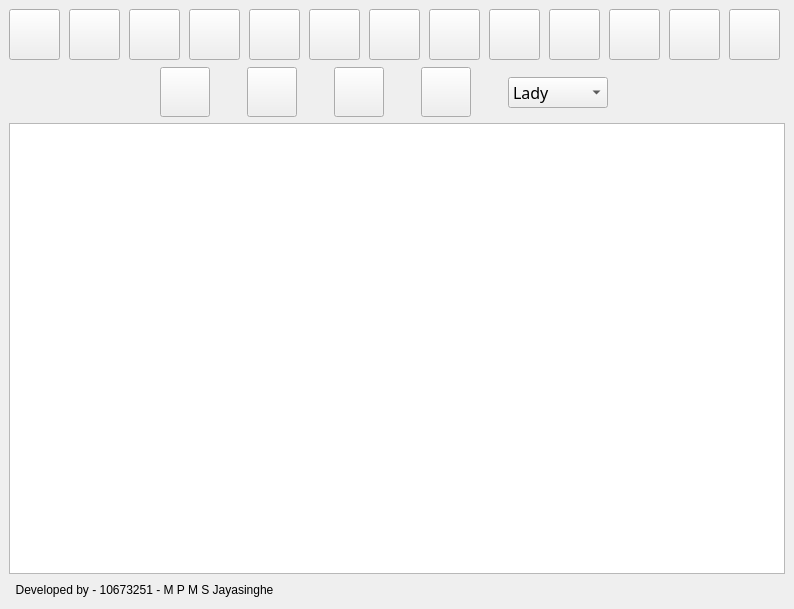
<?xml version="1.0" encoding="UTF-8"?>
<ui version="4.0">
 <class>MainWindow</class>
 <widget class="QMainWindow" name="MainWindow">
  <property name="geometry">
   <rect>
    <x>0</x>
    <y>0</y>
    <width>794</width>
    <height>609</height>
   </rect>
  </property>
  <property name="sizePolicy">
   <sizepolicy hsizetype="Preferred" vsizetype="Preferred">
    <horstretch>0</horstretch>
    <verstretch>0</verstretch>
   </sizepolicy>
  </property>
  <property name="minimumSize">
   <size>
    <width>794</width>
    <height>609</height>
   </size>
  </property>
  <property name="maximumSize">
   <size>
    <width>16777215</width>
    <height>16777215</height>
   </size>
  </property>
  <property name="windowTitle">
   <string>MS Notepad</string>
  </property>
  <property name="windowIcon">
   <iconset resource="images.qrc">
    <normaloff>:/icons/images/ms-notepad.png</normaloff>:/icons/images/ms-notepad.png</iconset>
  </property>
  <property name="styleSheet">
   <string notr="true"/>
  </property>
  <property name="iconSize">
   <size>
    <width>50</width>
    <height>50</height>
   </size>
  </property>
  <property name="unifiedTitleAndToolBarOnMac">
   <bool>false</bool>
  </property>
  <widget class="QWidget" name="centralwidget">
   <layout class="QVBoxLayout" name="verticalLayout">
    <item>
     <widget class="QWidget" name="widget" native="true">
      <property name="minimumSize">
       <size>
        <width>772</width>
        <height>51</height>
       </size>
      </property>
      <property name="maximumSize">
       <size>
        <width>772</width>
        <height>51</height>
       </size>
      </property>
      <widget class="QPushButton" name="btnNew">
       <property name="geometry">
        <rect>
         <x>0</x>
         <y>0</y>
         <width>51</width>
         <height>51</height>
        </rect>
       </property>
       <property name="minimumSize">
        <size>
         <width>51</width>
         <height>51</height>
        </size>
       </property>
       <property name="maximumSize">
        <size>
         <width>51</width>
         <height>51</height>
        </size>
       </property>
       <property name="layoutDirection">
        <enum>Qt::LeftToRight</enum>
       </property>
       <property name="text">
        <string/>
       </property>
       <property name="icon">
        <iconset resource="images.qrc">
         <normaloff>:/icons/images/newfile.png</normaloff>:/icons/images/newfile.png</iconset>
       </property>
       <property name="iconSize">
        <size>
         <width>40</width>
         <height>40</height>
        </size>
       </property>
       <property name="shortcut">
        <string>Ctrl+N</string>
       </property>
      </widget>
      <widget class="QPushButton" name="btnOpen">
       <property name="geometry">
        <rect>
         <x>60</x>
         <y>0</y>
         <width>51</width>
         <height>51</height>
        </rect>
       </property>
       <property name="minimumSize">
        <size>
         <width>51</width>
         <height>51</height>
        </size>
       </property>
       <property name="maximumSize">
        <size>
         <width>51</width>
         <height>51</height>
        </size>
       </property>
       <property name="layoutDirection">
        <enum>Qt::LeftToRight</enum>
       </property>
       <property name="text">
        <string/>
       </property>
       <property name="icon">
        <iconset resource="images.qrc">
         <normaloff>:/icons/images/open.png</normaloff>:/icons/images/open.png</iconset>
       </property>
       <property name="iconSize">
        <size>
         <width>60</width>
         <height>60</height>
        </size>
       </property>
       <property name="shortcut">
        <string>Ctrl+O</string>
       </property>
      </widget>
      <widget class="QPushButton" name="btnSave">
       <property name="geometry">
        <rect>
         <x>120</x>
         <y>0</y>
         <width>51</width>
         <height>51</height>
        </rect>
       </property>
       <property name="minimumSize">
        <size>
         <width>51</width>
         <height>51</height>
        </size>
       </property>
       <property name="maximumSize">
        <size>
         <width>51</width>
         <height>51</height>
        </size>
       </property>
       <property name="layoutDirection">
        <enum>Qt::LeftToRight</enum>
       </property>
       <property name="text">
        <string/>
       </property>
       <property name="icon">
        <iconset resource="images.qrc">
         <normaloff>:/icons/images/save.png</normaloff>:/icons/images/save.png</iconset>
       </property>
       <property name="iconSize">
        <size>
         <width>40</width>
         <height>40</height>
        </size>
       </property>
       <property name="shortcut">
        <string>Ctrl+S</string>
       </property>
      </widget>
      <widget class="QPushButton" name="btnSaveAs">
       <property name="geometry">
        <rect>
         <x>180</x>
         <y>0</y>
         <width>51</width>
         <height>51</height>
        </rect>
       </property>
       <property name="minimumSize">
        <size>
         <width>51</width>
         <height>51</height>
        </size>
       </property>
       <property name="maximumSize">
        <size>
         <width>51</width>
         <height>51</height>
        </size>
       </property>
       <property name="layoutDirection">
        <enum>Qt::LeftToRight</enum>
       </property>
       <property name="text">
        <string/>
       </property>
       <property name="icon">
        <iconset resource="images.qrc">
         <normaloff>:/icons/images/saveas.png</normaloff>:/icons/images/saveas.png</iconset>
       </property>
       <property name="iconSize">
        <size>
         <width>40</width>
         <height>40</height>
        </size>
       </property>
       <property name="shortcut">
        <string>Ctrl+Shift+S</string>
       </property>
      </widget>
      <widget class="QPushButton" name="btnCopy">
       <property name="geometry">
        <rect>
         <x>240</x>
         <y>0</y>
         <width>51</width>
         <height>51</height>
        </rect>
       </property>
       <property name="minimumSize">
        <size>
         <width>51</width>
         <height>51</height>
        </size>
       </property>
       <property name="maximumSize">
        <size>
         <width>51</width>
         <height>51</height>
        </size>
       </property>
       <property name="layoutDirection">
        <enum>Qt::LeftToRight</enum>
       </property>
       <property name="text">
        <string/>
       </property>
       <property name="icon">
        <iconset resource="images.qrc">
         <normaloff>:/icons/images/copy.png</normaloff>:/icons/images/copy.png</iconset>
       </property>
       <property name="iconSize">
        <size>
         <width>45</width>
         <height>45</height>
        </size>
       </property>
       <property name="shortcut">
        <string>Ctrl+C</string>
       </property>
      </widget>
      <widget class="QPushButton" name="btnCut">
       <property name="geometry">
        <rect>
         <x>300</x>
         <y>0</y>
         <width>51</width>
         <height>51</height>
        </rect>
       </property>
       <property name="minimumSize">
        <size>
         <width>51</width>
         <height>51</height>
        </size>
       </property>
       <property name="maximumSize">
        <size>
         <width>51</width>
         <height>51</height>
        </size>
       </property>
       <property name="layoutDirection">
        <enum>Qt::LeftToRight</enum>
       </property>
       <property name="text">
        <string/>
       </property>
       <property name="icon">
        <iconset resource="images.qrc">
         <normaloff>:/icons/images/cut.png</normaloff>:/icons/images/cut.png</iconset>
       </property>
       <property name="iconSize">
        <size>
         <width>40</width>
         <height>40</height>
        </size>
       </property>
       <property name="shortcut">
        <string>Ctrl+X</string>
       </property>
      </widget>
      <widget class="QPushButton" name="btnPaste">
       <property name="geometry">
        <rect>
         <x>360</x>
         <y>0</y>
         <width>51</width>
         <height>51</height>
        </rect>
       </property>
       <property name="minimumSize">
        <size>
         <width>51</width>
         <height>51</height>
        </size>
       </property>
       <property name="maximumSize">
        <size>
         <width>51</width>
         <height>51</height>
        </size>
       </property>
       <property name="layoutDirection">
        <enum>Qt::LeftToRight</enum>
       </property>
       <property name="text">
        <string/>
       </property>
       <property name="icon">
        <iconset resource="images.qrc">
         <normaloff>:/icons/images/paste.png</normaloff>:/icons/images/paste.png</iconset>
       </property>
       <property name="iconSize">
        <size>
         <width>40</width>
         <height>40</height>
        </size>
       </property>
       <property name="shortcut">
        <string>Ctrl+V</string>
       </property>
      </widget>
      <widget class="QPushButton" name="btnUndo">
       <property name="geometry">
        <rect>
         <x>420</x>
         <y>0</y>
         <width>51</width>
         <height>51</height>
        </rect>
       </property>
       <property name="minimumSize">
        <size>
         <width>51</width>
         <height>51</height>
        </size>
       </property>
       <property name="maximumSize">
        <size>
         <width>51</width>
         <height>51</height>
        </size>
       </property>
       <property name="layoutDirection">
        <enum>Qt::LeftToRight</enum>
       </property>
       <property name="text">
        <string/>
       </property>
       <property name="icon">
        <iconset resource="images.qrc">
         <normaloff>:/icons/images/back-arrow.png</normaloff>:/icons/images/back-arrow.png</iconset>
       </property>
       <property name="iconSize">
        <size>
         <width>35</width>
         <height>35</height>
        </size>
       </property>
       <property name="shortcut">
        <string>Ctrl+Z</string>
       </property>
      </widget>
      <widget class="QPushButton" name="btnSpeaker">
       <property name="geometry">
        <rect>
         <x>600</x>
         <y>0</y>
         <width>51</width>
         <height>51</height>
        </rect>
       </property>
       <property name="minimumSize">
        <size>
         <width>51</width>
         <height>51</height>
        </size>
       </property>
       <property name="maximumSize">
        <size>
         <width>51</width>
         <height>51</height>
        </size>
       </property>
       <property name="layoutDirection">
        <enum>Qt::LeftToRight</enum>
       </property>
       <property name="text">
        <string/>
       </property>
       <property name="icon">
        <iconset resource="images.qrc">
         <normaloff>:/icons/images/speaker.png</normaloff>:/icons/images/speaker.png</iconset>
       </property>
       <property name="iconSize">
        <size>
         <width>35</width>
         <height>35</height>
        </size>
       </property>
       <property name="shortcut">
        <string>Alt+S</string>
       </property>
      </widget>
      <widget class="QPushButton" name="btnRedo">
       <property name="geometry">
        <rect>
         <x>480</x>
         <y>0</y>
         <width>51</width>
         <height>51</height>
        </rect>
       </property>
       <property name="minimumSize">
        <size>
         <width>51</width>
         <height>51</height>
        </size>
       </property>
       <property name="maximumSize">
        <size>
         <width>51</width>
         <height>51</height>
        </size>
       </property>
       <property name="layoutDirection">
        <enum>Qt::LeftToRight</enum>
       </property>
       <property name="text">
        <string/>
       </property>
       <property name="icon">
        <iconset resource="images.qrc">
         <normaloff>:/icons/images/redo-arrow.png</normaloff>:/icons/images/redo-arrow.png</iconset>
       </property>
       <property name="iconSize">
        <size>
         <width>35</width>
         <height>35</height>
        </size>
       </property>
       <property name="shortcut">
        <string>Ctrl+Y</string>
       </property>
      </widget>
      <widget class="QPushButton" name="btnTheme">
       <property name="geometry">
        <rect>
         <x>660</x>
         <y>0</y>
         <width>51</width>
         <height>51</height>
        </rect>
       </property>
       <property name="minimumSize">
        <size>
         <width>51</width>
         <height>51</height>
        </size>
       </property>
       <property name="maximumSize">
        <size>
         <width>51</width>
         <height>51</height>
        </size>
       </property>
       <property name="layoutDirection">
        <enum>Qt::LeftToRight</enum>
       </property>
       <property name="text">
        <string/>
       </property>
       <property name="icon">
        <iconset resource="images.qrc">
         <normaloff>:/icons/images/theme.png</normaloff>:/icons/images/theme.png</iconset>
       </property>
       <property name="iconSize">
        <size>
         <width>40</width>
         <height>40</height>
        </size>
       </property>
       <property name="shortcut">
        <string>Alt+T</string>
       </property>
      </widget>
      <widget class="QPushButton" name="btnText">
       <property name="geometry">
        <rect>
         <x>540</x>
         <y>0</y>
         <width>51</width>
         <height>51</height>
        </rect>
       </property>
       <property name="minimumSize">
        <size>
         <width>51</width>
         <height>51</height>
        </size>
       </property>
       <property name="maximumSize">
        <size>
         <width>51</width>
         <height>51</height>
        </size>
       </property>
       <property name="layoutDirection">
        <enum>Qt::LeftToRight</enum>
       </property>
       <property name="text">
        <string/>
       </property>
       <property name="icon">
        <iconset resource="images.qrc">
         <normaloff>:/icons/images/text.png</normaloff>:/icons/images/text.png</iconset>
       </property>
       <property name="iconSize">
        <size>
         <width>40</width>
         <height>40</height>
        </size>
       </property>
       <property name="shortcut">
        <string>Ctrl+T</string>
       </property>
       <property name="flat">
        <bool>false</bool>
       </property>
      </widget>
      <widget class="QPushButton" name="btnInfo">
       <property name="geometry">
        <rect>
         <x>720</x>
         <y>0</y>
         <width>51</width>
         <height>51</height>
        </rect>
       </property>
       <property name="minimumSize">
        <size>
         <width>51</width>
         <height>51</height>
        </size>
       </property>
       <property name="maximumSize">
        <size>
         <width>51</width>
         <height>51</height>
        </size>
       </property>
       <property name="layoutDirection">
        <enum>Qt::LeftToRight</enum>
       </property>
       <property name="text">
        <string/>
       </property>
       <property name="icon">
        <iconset resource="images.qrc">
         <normaloff>:/icons/images/info.png</normaloff>:/icons/images/info.png</iconset>
       </property>
       <property name="iconSize">
        <size>
         <width>40</width>
         <height>40</height>
        </size>
       </property>
       <property name="shortcut">
        <string>Alt+I</string>
       </property>
      </widget>
     </widget>
    </item>
    <item>
     <widget class="QStackedWidget" name="btnPanel">
      <property name="minimumSize">
       <size>
        <width>772</width>
        <height>51</height>
       </size>
      </property>
      <property name="maximumSize">
       <size>
        <width>772</width>
        <height>51</height>
       </size>
      </property>
      <property name="font">
       <font>
        <family>Modern No. 20</family>
       </font>
      </property>
      <property name="currentIndex">
       <number>2</number>
      </property>
      <widget class="QWidget" name="features">
       <widget class="QLabel" name="lblWordCount">
        <property name="geometry">
         <rect>
          <x>20</x>
          <y>0</y>
          <width>301</width>
          <height>51</height>
         </rect>
        </property>
        <property name="minimumSize">
         <size>
          <width>301</width>
          <height>51</height>
         </size>
        </property>
        <property name="font">
         <font>
          <family>Mongolian Baiti</family>
          <pointsize>14</pointsize>
          <weight>50</weight>
          <bold>false</bold>
         </font>
        </property>
        <property name="text">
         <string>Word Count : </string>
        </property>
       </widget>
      </widget>
      <widget class="QWidget" name="fontTab">
       <widget class="QComboBox" name="fontList">
        <property name="geometry">
         <rect>
          <x>20</x>
          <y>20</y>
          <width>161</width>
          <height>31</height>
         </rect>
        </property>
        <property name="font">
         <font>
          <family>Mongolian Baiti</family>
          <pointsize>10</pointsize>
         </font>
        </property>
       </widget>
       <widget class="QLabel" name="label">
        <property name="geometry">
         <rect>
          <x>80</x>
          <y>0</y>
          <width>51</width>
          <height>16</height>
         </rect>
        </property>
        <property name="font">
         <font>
          <family>Mongolian Baiti</family>
          <pointsize>12</pointsize>
         </font>
        </property>
        <property name="text">
         <string>Font</string>
        </property>
       </widget>
       <widget class="QLabel" name="label_2">
        <property name="geometry">
         <rect>
          <x>260</x>
          <y>0</y>
          <width>41</width>
          <height>16</height>
         </rect>
        </property>
        <property name="font">
         <font>
          <family>Mongolian Baiti</family>
          <pointsize>12</pointsize>
         </font>
        </property>
        <property name="text">
         <string>Size</string>
        </property>
       </widget>
       <widget class="QComboBox" name="fontSizeList">
        <property name="geometry">
         <rect>
          <x>210</x>
          <y>20</y>
          <width>130</width>
          <height>31</height>
         </rect>
        </property>
        <property name="font">
         <font>
          <family>Mongolian Baiti</family>
          <pointsize>10</pointsize>
          <weight>50</weight>
          <bold>false</bold>
          <stylestrategy>PreferDefault</stylestrategy>
         </font>
        </property>
       </widget>
       <widget class="QPushButton" name="btnBold">
        <property name="geometry">
         <rect>
          <x>370</x>
          <y>5</y>
          <width>41</width>
          <height>41</height>
         </rect>
        </property>
        <property name="font">
         <font>
          <family>Mongolian Baiti</family>
          <pointsize>16</pointsize>
          <weight>50</weight>
          <bold>false</bold>
         </font>
        </property>
        <property name="layoutDirection">
         <enum>Qt::LeftToRight</enum>
        </property>
        <property name="text">
         <string>B</string>
        </property>
        <property name="shortcut">
         <string>Ctrl+B</string>
        </property>
       </widget>
       <widget class="QPushButton" name="btnItelic">
        <property name="geometry">
         <rect>
          <x>420</x>
          <y>5</y>
          <width>41</width>
          <height>41</height>
         </rect>
        </property>
        <property name="font">
         <font>
          <family>Mongolian Baiti</family>
          <pointsize>16</pointsize>
          <weight>50</weight>
          <italic>true</italic>
          <bold>false</bold>
          <underline>false</underline>
          <strikeout>false</strikeout>
         </font>
        </property>
        <property name="layoutDirection">
         <enum>Qt::LeftToRight</enum>
        </property>
        <property name="text">
         <string>I</string>
        </property>
        <property name="shortcut">
         <string>Ctrl+I</string>
        </property>
       </widget>
       <widget class="QPushButton" name="btnUnderline">
        <property name="geometry">
         <rect>
          <x>470</x>
          <y>5</y>
          <width>41</width>
          <height>41</height>
         </rect>
        </property>
        <property name="font">
         <font>
          <family>Mongolian Baiti</family>
          <pointsize>16</pointsize>
          <weight>50</weight>
          <bold>false</bold>
          <underline>true</underline>
         </font>
        </property>
        <property name="layoutDirection">
         <enum>Qt::LeftToRight</enum>
        </property>
        <property name="text">
         <string>U</string>
        </property>
        <property name="shortcut">
         <string>Ctrl+U</string>
        </property>
       </widget>
       <widget class="QComboBox" name="fontColor">
        <property name="geometry">
         <rect>
          <x>540</x>
          <y>20</y>
          <width>151</width>
          <height>31</height>
         </rect>
        </property>
        <property name="font">
         <font>
          <family>Mongolian Baiti</family>
          <pointsize>10</pointsize>
          <weight>50</weight>
          <bold>false</bold>
         </font>
        </property>
        <item>
         <property name="text">
          <string>Black</string>
         </property>
         <property name="icon">
          <iconset resource="images.qrc">
           <normaloff>:/icons/images/font_colours/Black.png</normaloff>:/icons/images/font_colours/Black.png</iconset>
         </property>
        </item>
        <item>
         <property name="text">
          <string>Gray</string>
         </property>
         <property name="icon">
          <iconset resource="images.qrc">
           <normaloff>:/icons/images/font_colours/LightGray.png</normaloff>:/icons/images/font_colours/LightGray.png</iconset>
         </property>
        </item>
        <item>
         <property name="text">
          <string>Blue</string>
         </property>
         <property name="icon">
          <iconset resource="images.qrc">
           <normaloff>:/icons/images/font_colours/Blue.png</normaloff>:/icons/images/font_colours/Blue.png</iconset>
         </property>
        </item>
        <item>
         <property name="text">
          <string>DarkGreen</string>
         </property>
         <property name="icon">
          <iconset resource="images.qrc">
           <normaloff>:/icons/images/font_colours/DarkGreen.png</normaloff>:/icons/images/font_colours/DarkGreen.png</iconset>
         </property>
        </item>
        <item>
         <property name="text">
          <string>LightGreen</string>
         </property>
         <property name="icon">
          <iconset resource="images.qrc">
           <normaloff>:/icons/images/font_colours/LightGreen.png</normaloff>:/icons/images/font_colours/LightGreen.png</iconset>
         </property>
        </item>
        <item>
         <property name="text">
          <string>Orange</string>
         </property>
         <property name="icon">
          <iconset resource="images.qrc">
           <normaloff>:/icons/images/font_colours/Orange.png</normaloff>:/icons/images/font_colours/Orange.png</iconset>
         </property>
        </item>
        <item>
         <property name="text">
          <string>Red</string>
         </property>
         <property name="icon">
          <iconset resource="images.qrc">
           <normaloff>:/icons/images/font_colours/Red.png</normaloff>:/icons/images/font_colours/Red.png</iconset>
         </property>
        </item>
        <item>
         <property name="text">
          <string>Yellow</string>
         </property>
         <property name="icon">
          <iconset resource="images.qrc">
           <normaloff>:/icons/images/font_colours/Yellow.png</normaloff>:/icons/images/font_colours/Yellow.png</iconset>
         </property>
        </item>
        <item>
         <property name="text">
          <string>White</string>
         </property>
         <property name="icon">
          <iconset resource="images.qrc">
           <normaloff>:/icons/images/font_colours/White.png</normaloff>:/icons/images/font_colours/White.png</iconset>
         </property>
        </item>
        <item>
         <property name="text">
          <string>Violet</string>
         </property>
         <property name="icon">
          <iconset resource="images.qrc">
           <normaloff>:/icons/images/font_colours/Violet.png</normaloff>:/icons/images/font_colours/Violet.png</iconset>
         </property>
        </item>
        <item>
         <property name="text">
          <string>Purple</string>
         </property>
         <property name="icon">
          <iconset resource="images.qrc">
           <normaloff>:/icons/images/font_colours/Purple.png</normaloff>:/icons/images/font_colours/Purple.png</iconset>
         </property>
        </item>
       </widget>
       <widget class="QLabel" name="label_4">
        <property name="geometry">
         <rect>
          <x>570</x>
          <y>0</y>
          <width>101</width>
          <height>20</height>
         </rect>
        </property>
        <property name="font">
         <font>
          <family>Mongolian Baiti</family>
          <pointsize>12</pointsize>
         </font>
        </property>
        <property name="text">
         <string>Font Colour</string>
        </property>
       </widget>
      </widget>
      <widget class="QWidget" name="speakerTab">
       <widget class="QWidget" name="layoutWidget">
        <property name="geometry">
         <rect>
          <x>120</x>
          <y>0</y>
          <width>515</width>
          <height>53</height>
         </rect>
        </property>
        <layout class="QHBoxLayout" name="horizontalLayout_2">
         <item>
          <widget class="QPushButton" name="btnPlay">
           <property name="minimumSize">
            <size>
             <width>50</width>
             <height>50</height>
            </size>
           </property>
           <property name="maximumSize">
            <size>
             <width>50</width>
             <height>50</height>
            </size>
           </property>
           <property name="text">
            <string/>
           </property>
           <property name="icon">
            <iconset resource="images.qrc">
             <normaloff>:/icons/images/speaker.png</normaloff>:/icons/images/speaker.png</iconset>
           </property>
           <property name="iconSize">
            <size>
             <width>30</width>
             <height>30</height>
            </size>
           </property>
           <property name="shortcut">
            <string>Ctrl+A</string>
           </property>
          </widget>
         </item>
         <item>
          <widget class="QPushButton" name="btnPaused">
           <property name="minimumSize">
            <size>
             <width>50</width>
             <height>50</height>
            </size>
           </property>
           <property name="maximumSize">
            <size>
             <width>50</width>
             <height>50</height>
            </size>
           </property>
           <property name="text">
            <string/>
           </property>
           <property name="icon">
            <iconset resource="images.qrc">
             <normaloff>:/icons/images/pause.png</normaloff>:/icons/images/pause.png</iconset>
           </property>
           <property name="iconSize">
            <size>
             <width>30</width>
             <height>30</height>
            </size>
           </property>
           <property name="shortcut">
            <string>Ctrl+P</string>
           </property>
          </widget>
         </item>
         <item>
          <widget class="QPushButton" name="btnResume">
           <property name="minimumSize">
            <size>
             <width>50</width>
             <height>50</height>
            </size>
           </property>
           <property name="maximumSize">
            <size>
             <width>50</width>
             <height>50</height>
            </size>
           </property>
           <property name="text">
            <string/>
           </property>
           <property name="icon">
            <iconset resource="images.qrc">
             <normaloff>:/icons/images/play.png</normaloff>:/icons/images/play.png</iconset>
           </property>
           <property name="iconSize">
            <size>
             <width>35</width>
             <height>35</height>
            </size>
           </property>
           <property name="shortcut">
            <string>Ctrl+R</string>
           </property>
          </widget>
         </item>
         <item>
          <widget class="QPushButton" name="btnStop">
           <property name="minimumSize">
            <size>
             <width>50</width>
             <height>50</height>
            </size>
           </property>
           <property name="maximumSize">
            <size>
             <width>50</width>
             <height>50</height>
            </size>
           </property>
           <property name="text">
            <string/>
           </property>
           <property name="icon">
            <iconset resource="images.qrc">
             <normaloff>:/icons/images/stop.png</normaloff>:/icons/images/stop.png</iconset>
           </property>
           <property name="iconSize">
            <size>
             <width>30</width>
             <height>30</height>
            </size>
           </property>
           <property name="shortcut">
            <string>Shift+S</string>
           </property>
          </widget>
         </item>
         <item>
          <widget class="QComboBox" name="selectVoice">
           <property name="minimumSize">
            <size>
             <width>100</width>
             <height>0</height>
            </size>
           </property>
           <property name="maximumSize">
            <size>
             <width>100</width>
             <height>16777215</height>
            </size>
           </property>
           <property name="font">
            <font>
             <family>Mongolian Baiti</family>
             <pointsize>12</pointsize>
            </font>
           </property>
           <item>
            <property name="text">
             <string>Lady</string>
            </property>
           </item>
           <item>
            <property name="text">
             <string>Gent</string>
            </property>
           </item>
          </widget>
         </item>
        </layout>
       </widget>
      </widget>
      <widget class="QWidget" name="themeTab">
       <widget class="QComboBox" name="selectTheme">
        <property name="geometry">
         <rect>
          <x>140</x>
          <y>20</y>
          <width>161</width>
          <height>31</height>
         </rect>
        </property>
        <property name="font">
         <font>
          <family>Mongolian Baiti</family>
          <pointsize>10</pointsize>
         </font>
        </property>
        <item>
         <property name="text">
          <string>Dark</string>
         </property>
         <property name="icon">
          <iconset resource="images.qrc">
           <normaloff>:/icons/images/font_colours/dark.png</normaloff>:/icons/images/font_colours/dark.png</iconset>
         </property>
        </item>
        <item>
         <property name="text">
          <string>Light</string>
         </property>
         <property name="icon">
          <iconset resource="images.qrc">
           <normaloff>:/icons/images/font_colours/LightGray.png</normaloff>:/icons/images/font_colours/LightGray.png</iconset>
         </property>
        </item>
       </widget>
       <widget class="QComboBox" name="selectThemeFontColor">
        <property name="geometry">
         <rect>
          <x>410</x>
          <y>20</y>
          <width>151</width>
          <height>31</height>
         </rect>
        </property>
        <property name="font">
         <font>
          <family>Mongolian Baiti</family>
          <pointsize>10</pointsize>
         </font>
        </property>
        <item>
         <property name="text">
          <string>Black</string>
         </property>
         <property name="icon">
          <iconset resource="images.qrc">
           <normaloff>:/icons/images/font_colours/Black.png</normaloff>:/icons/images/font_colours/Black.png</iconset>
         </property>
        </item>
        <item>
         <property name="text">
          <string>Gray</string>
         </property>
         <property name="icon">
          <iconset resource="images.qrc">
           <normaloff>:/icons/images/font_colours/LightGray.png</normaloff>:/icons/images/font_colours/LightGray.png</iconset>
         </property>
        </item>
        <item>
         <property name="text">
          <string>Blue</string>
         </property>
         <property name="icon">
          <iconset resource="images.qrc">
           <normaloff>:/icons/images/font_colours/Blue.png</normaloff>:/icons/images/font_colours/Blue.png</iconset>
         </property>
        </item>
        <item>
         <property name="text">
          <string>DarkGreen</string>
         </property>
         <property name="icon">
          <iconset resource="images.qrc">
           <normaloff>:/icons/images/font_colours/DarkGreen.png</normaloff>:/icons/images/font_colours/DarkGreen.png</iconset>
         </property>
        </item>
        <item>
         <property name="text">
          <string>LightGreen</string>
         </property>
         <property name="icon">
          <iconset resource="images.qrc">
           <normaloff>:/icons/images/font_colours/LightGreen.png</normaloff>:/icons/images/font_colours/LightGreen.png</iconset>
         </property>
        </item>
        <item>
         <property name="text">
          <string>Orange</string>
         </property>
         <property name="icon">
          <iconset resource="images.qrc">
           <normaloff>:/icons/images/font_colours/Orange.png</normaloff>:/icons/images/font_colours/Orange.png</iconset>
         </property>
        </item>
        <item>
         <property name="text">
          <string>Red</string>
         </property>
         <property name="icon">
          <iconset resource="images.qrc">
           <normaloff>:/icons/images/font_colours/Red.png</normaloff>:/icons/images/font_colours/Red.png</iconset>
         </property>
        </item>
        <item>
         <property name="text">
          <string>Yellow</string>
         </property>
         <property name="icon">
          <iconset resource="images.qrc">
           <normaloff>:/icons/images/font_colours/Yellow.png</normaloff>:/icons/images/font_colours/Yellow.png</iconset>
         </property>
        </item>
        <item>
         <property name="text">
          <string>White</string>
         </property>
         <property name="icon">
          <iconset resource="images.qrc">
           <normaloff>:/icons/images/font_colours/White.png</normaloff>:/icons/images/font_colours/White.png</iconset>
         </property>
        </item>
        <item>
         <property name="text">
          <string>Violet</string>
         </property>
         <property name="icon">
          <iconset resource="images.qrc">
           <normaloff>:/icons/images/font_colours/Violet.png</normaloff>:/icons/images/font_colours/Violet.png</iconset>
         </property>
        </item>
        <item>
         <property name="text">
          <string>Purple</string>
         </property>
         <property name="icon">
          <iconset resource="images.qrc">
           <normaloff>:/icons/images/font_colours/Purple.png</normaloff>:/icons/images/font_colours/Purple.png</iconset>
         </property>
        </item>
       </widget>
       <widget class="QLabel" name="label_3">
        <property name="geometry">
         <rect>
          <x>140</x>
          <y>0</y>
          <width>161</width>
          <height>20</height>
         </rect>
        </property>
        <property name="font">
         <font>
          <family>Mongolian Baiti</family>
          <pointsize>12</pointsize>
         </font>
        </property>
        <property name="text">
         <string>Background Color</string>
        </property>
        <property name="alignment">
         <set>Qt::AlignCenter</set>
        </property>
       </widget>
       <widget class="QLabel" name="label_5">
        <property name="geometry">
         <rect>
          <x>430</x>
          <y>0</y>
          <width>111</width>
          <height>20</height>
         </rect>
        </property>
        <property name="font">
         <font>
          <family>Mongolian Baiti</family>
          <pointsize>12</pointsize>
         </font>
        </property>
        <property name="text">
         <string>Text Color</string>
        </property>
        <property name="alignment">
         <set>Qt::AlignCenter</set>
        </property>
       </widget>
      </widget>
     </widget>
    </item>
    <item>
     <widget class="QTextEdit" name="textEdit">
      <property name="minimumSize">
       <size>
        <width>772</width>
        <height>444</height>
       </size>
      </property>
      <property name="maximumSize">
       <size>
        <width>16777215</width>
        <height>16777215</height>
       </size>
      </property>
     </widget>
    </item>
    <item>
     <widget class="QWidget" name="widget_2" native="true">
      <property name="minimumSize">
       <size>
        <width>779</width>
        <height>20</height>
       </size>
      </property>
      <widget class="QLabel" name="label_6">
       <property name="geometry">
        <rect>
         <x>0</x>
         <y>0</y>
         <width>271</width>
         <height>20</height>
        </rect>
       </property>
       <property name="minimumSize">
        <size>
         <width>271</width>
         <height>20</height>
        </size>
       </property>
       <property name="text">
        <string>Developed by - 10673251 - M P M S Jayasinghe</string>
       </property>
       <property name="alignment">
        <set>Qt::AlignCenter</set>
       </property>
      </widget>
     </widget>
    </item>
   </layout>
  </widget>
 </widget>
 <resources>
  <include location="images.qrc"/>
 </resources>
 <connections/>
</ui>
